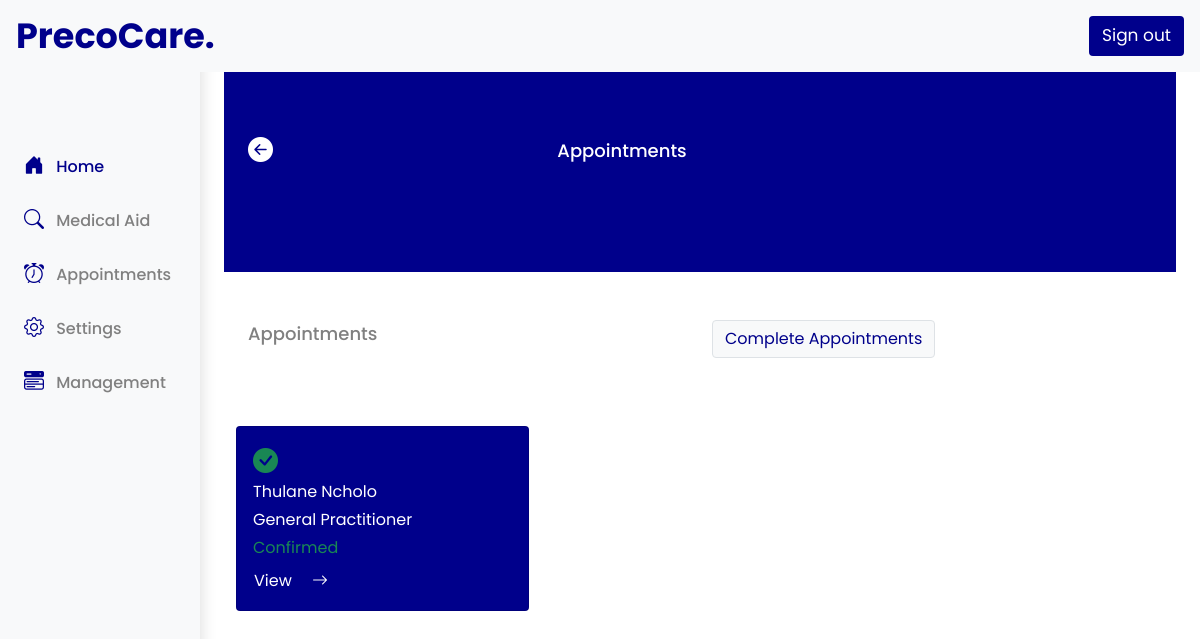
The page /appointments/ (signed in) on the database as committed earlier.
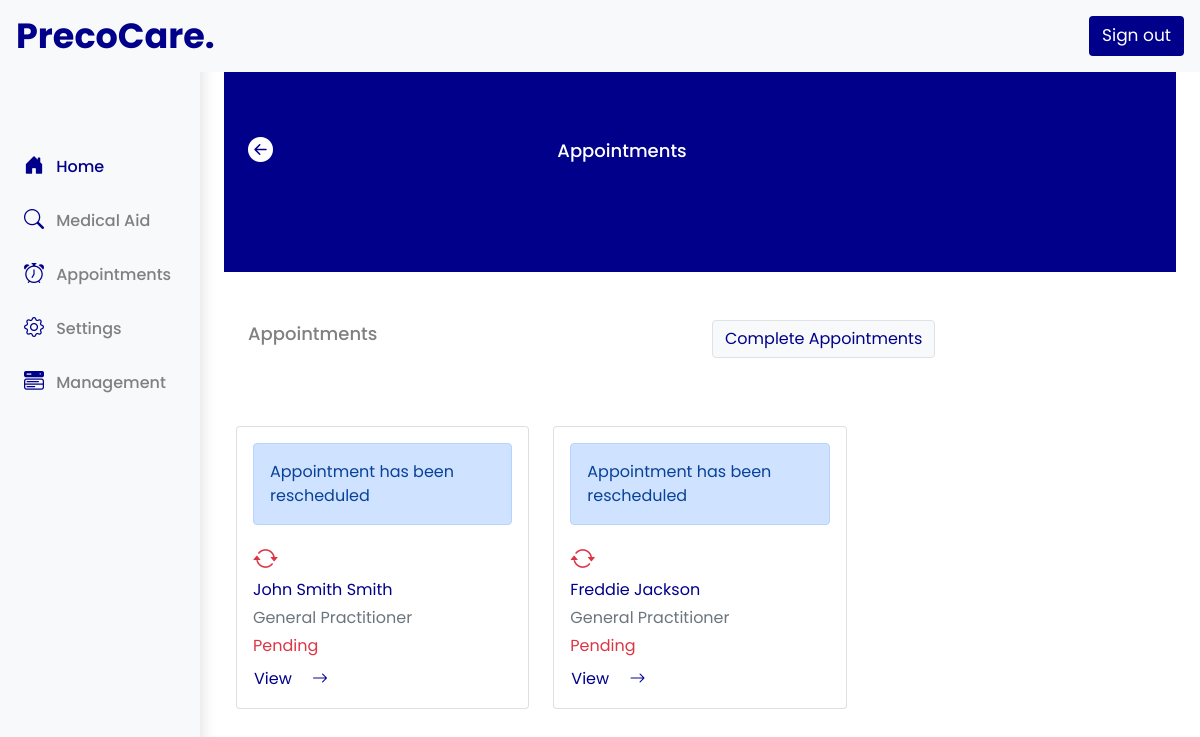
The same page on the database as committed later.
### precocare/models.py (models this page shows, shortened)
class ApplicationForm(models.Model):
    User = models.ForeignKey(User,null=True, on_delete=models.CASCADE , blank=True, related_name="user_application", default=None)
    visit_status = models.CharField(max_length=50,null=True,blank=True)
    application_for = models.CharField(max_length=50,null=True,blank=True)
    service = models.ForeignKey(ServiceModel, on_delete=models.CASCADE , blank=True, related_name="application_service", default=None)
    fee = models.CharField(max_length=1000,null=True,blank=True)
    time_slot = models.CharField(max_length=1000,null=True,blank=True)
    time_slot_id = models.ForeignKey(BookedTimeslotModel, on_delete=models.SET_NULL , blank=True, related_name="time_slot_pk", default=None,null=True)
    date_appointment = models.DateField(auto_now_add=False,null=True,blank=True)
    reschedule_date = models.CharField(max_length=500,null=True,blank=True)
    patient_name = models.CharField(max_length=500,null=True,blank=True)
    patient_surname = models.CharField(max_length=500,null=True,blank=True)
    gender = models.CharField(max_length=500,null=True,blank=True)
    date_of_birth = models.CharField(max_length=500,null=True,blank=True)
    identification = models.CharField(max_length=13,null=True,blank=True)
    contact = models.CharField(max_length=50,null=True,blank=True)
    email = models.CharField(max_length=1000,null=True,blank=True)
    street = models.CharField(max_length=1000,null=True,blank=True)
    town = models.CharField(max_length=1000,null=True,blank=True)
    postal_code = models.CharField(max_length=1000,null=True,blank=True)
    medical_aid = models.ForeignKey(InsuranceModel,related_name="application_medical",blank=True,default=None,on_delete=models.CASCADE,null=True)
    paid_status = models.CharField(max_length=100,null=True,blank=True,default="Outstanding")
    reason_visit = models.TextField(blank = True,null=True)
    allergies = models.TextField(blank = True,null=True)
    application_status = models.CharField(max_length=100,null=True,blank=True,default="Pending")
    notify = models.CharField(max_length=100,null=True,blank=True,default="Incomplete")
    clinic_id = models.ForeignKey(ClinicModel, on_delete=models.CASCADE , blank=True, related_name="clinic_application", default=None)
    doctor = models.ForeignKey(DoctorModel, on_delete=models.CASCADE , blank=True, related_name="doctor_application", default=None,null=True)
    clinic_location = models.ForeignKey(ClinicLocationsModel, on_delete=models.CASCADE , blank=True, related_name="location_chosen", default=None,null=True)
    cancel_appointment = models.CharField(max_length=100,null=True,blank=True,default="Ongoing")
    patient_file_number = models.CharField(max_length=1000,null=True,blank=True)
    admin_booked = models.CharField(max_length=100,null=True,blank=True,default="No")
    date_created = models.DateTimeField(auto_now_add=True, null=True)

class ServiceModel(models.Model):
    clinic_id = models.ForeignKey(ClinicModel, on_delete=models.CASCADE , blank=True, related_name="service_clinic", default=None)
    service_name = models.CharField(max_length=500,null=True)
    service_fee = models.CharField(max_length=500,null=True)
    def __str__(self):
        return self.service_name

### precocare/views.py (the view, shortened to what this page needs)
# urls.py: path('appointments/', views.AppointmentsPage,name="appointments"),
def AppointmentsPage(request):
    current_user = request.user
    allApplication = ApplicationForm.objects.filter( Q(User=current_user) & Q (cancel_appointment="Ongoing") ).order_by("-date_created")
    userAppointments = allApplication.exclude(admin_booked = "Yes")
    context = {
        "application" : userAppointments,
    }
    return render(request, "precocare/appointments.html",context)

### precocare/templates/precocare/appointments.html (shortened to what this page needs)
{% extends 'precocare/base.html' %}
{% block content %}
<div class="insurance-hero">
    <div class="container">
        <div class="row pt-3">
            <div class="col">
                <button class="p-0 m-0" onclick="history.back()" style="border: none; background-color: transparent;">
                    <i class="bi bi-arrow-left-circle-fill" style="color: white; font-size: 25px;"></i>
                </button>
            </div>
            <div class="col-8 d-flex align-items-center" style="color: white;">
                <p class="Page-headings mb-0">Appointments</p>
            </div>
        </div>
    </div>
</div>
<section class="container">
    <div class="row px-0">
        <div class="col-sm-12 col-md-6">
            <p class="main-headings m-0">Appointments</p>
        </div>
        <div class="col-sm-12 col-md-6">
            <button class="btn btn-light border" style="color: darkblue;" data-bs-toggle="modal" data-bs-target="#exampleModal">Complete Appointments</button>
        </div>
    </div>
</section>
<section class="mt-5">
    <div class="row p-0 m-0">
        {% for data in application %}
        {% if data.application_status == "Pending" %}
        <div class="col-sm-4 mt-3">
          <div class="card">
            <div class="card-body">
            {% if data.reschedule_date == "Yes"%}
            <div class="alert alert-primary" role="alert">
                Appointment has been rescheduled
            </div>
            {% endif %}
            <i class="bi bi-arrow-repeat text-danger  appointment-icon-pending me-4"></i>
            <p class="card-text mb-1" style="color: darkblue;">{{data.patient_name}} {{data.patient_surname}}</p>
            <p class="card-text text-secondary mb-1">{{data.service.service_name}}</p>
            <p class="card-text text-danger mb-2">{{data.application_status}}</p>
              <a style="color: darkblue;" class="btn m-0 p-0" data-bs-toggle="modal" href="#viewapplication{{data.id}}" role="button">View <span class="px-3"><i class="bi bi-arrow-right"></i></span></a>
            </div>
          </div>
        </div>
        {% elif  data.application_status == "Confirmed"%}
        <div class="col-sm-4 mt-3">
            <div class="card" style="background-color: darkblue;">
              <div class="card-body">
              <i class="bi bi-check-circle-fill text-success  appointment-icon-pending me-4"></i>
              <p class="card-text mb-1" style="color: white;">{{data.patient_name}} {{data.patient_surname}}</p>
              <p class="card-text text-white mb-1">{{data.service.service_name}}</p>
              <p class="card-text text-success mb-2">{{data.application_status}}</p>
                <a style="color: white;" class="btn m-0 p-0" data-bs-toggle="modal" href="#viewapplication{{data.id}}" role="button">View <span class="px-3"><i class="bi bi-arrow-right"></i></span></a>
              </div>
            </div>
          </div>
        {% endif %}
        {% empty %}
        <div class="alert alert-primary container" role="alert">
            No Appointments Booked
        </div>
        {% endfor %}
      </div>
</section>
{% endblock %}

Rows that differ between the two databases and show on the page:
removed ApplicationForm: patient_name "Thulane", patient_surname "Ncholo", service.service_name "General Practitioner", application_status "Confirmed"
added ApplicationForm: reschedule_date "Appointment has been rescheduled", patient_name "John Smith", patient_surname "Smith", service.service_name "General Practitioner", application_status "Pending"
added ApplicationForm: reschedule_date "Appointment has been rescheduled", patient_name "Freddie", patient_surname "Jackson", service.service_name "General Practitioner", application_status "Pending"
